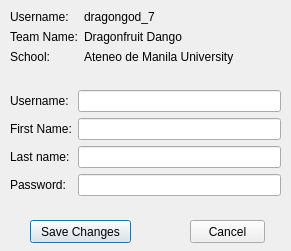
<?xml version="1.0" encoding="UTF-8"?>
<ui version="4.0">
 <class>user_edit_wnd</class>
 <widget class="QDialog" name="user_edit_wnd">
  <property name="geometry">
   <rect>
    <x>0</x>
    <y>0</y>
    <width>291</width>
    <height>251</height>
   </rect>
  </property>
  <property name="windowTitle">
   <string>Dialog</string>
  </property>
  <widget class="QWidget" name="formLayoutWidget_2">
   <property name="geometry">
    <rect>
     <x>10</x>
     <y>90</y>
     <width>271</width>
     <height>121</height>
    </rect>
   </property>
   <layout class="QFormLayout" name="formLayout_2">
    <property name="fieldGrowthPolicy">
     <enum>QFormLayout::AllNonFixedFieldsGrow</enum>
    </property>
    <item row="3" column="0">
     <widget class="QLabel" name="label_4">
      <property name="text">
       <string>First Name:</string>
      </property>
     </widget>
    </item>
    <item row="3" column="1">
     <widget class="QLineEdit" name="firstname_txt"/>
    </item>
    <item row="4" column="0">
     <widget class="QLabel" name="label_5">
      <property name="text">
       <string>Last name:</string>
      </property>
     </widget>
    </item>
    <item row="4" column="1">
     <widget class="QLineEdit" name="lastname_txt"/>
    </item>
    <item row="5" column="0">
     <widget class="QLabel" name="label_7">
      <property name="text">
       <string>Password:</string>
      </property>
     </widget>
    </item>
    <item row="5" column="1">
     <widget class="QLineEdit" name="password_txt"/>
    </item>
    <item row="2" column="0">
     <widget class="QLabel" name="label">
      <property name="text">
       <string>Username:</string>
      </property>
     </widget>
    </item>
    <item row="2" column="1">
     <widget class="QLineEdit" name="username_txt"/>
    </item>
   </layout>
  </widget>
  <widget class="QWidget" name="formLayoutWidget">
   <property name="geometry">
    <rect>
     <x>10</x>
     <y>10</y>
     <width>271</width>
     <height>62</height>
    </rect>
   </property>
   <layout class="QFormLayout" name="formLayout">
    <property name="fieldGrowthPolicy">
     <enum>QFormLayout::AllNonFixedFieldsGrow</enum>
    </property>
    <item row="1" column="0">
     <widget class="QLabel" name="label_3">
      <property name="text">
       <string>Username:</string>
      </property>
     </widget>
    </item>
    <item row="2" column="0">
     <widget class="QLabel" name="teamnamelabel">
      <property name="text">
       <string>Team Name:</string>
      </property>
     </widget>
    </item>
    <item row="2" column="1">
     <widget class="QLabel" name="lbl_userteam">
      <property name="text">
       <string>Dragonfruit Dango</string>
      </property>
     </widget>
    </item>
    <item row="3" column="0">
     <widget class="QLabel" name="teamschoollabel">
      <property name="text">
       <string>School:</string>
      </property>
     </widget>
    </item>
    <item row="3" column="1">
     <widget class="QLabel" name="lbl_userschool">
      <property name="text">
       <string>Ateneo de Manila University</string>
      </property>
     </widget>
    </item>
    <item row="1" column="1">
     <widget class="QLabel" name="lbl_username">
      <property name="text">
       <string>dragongod_7</string>
      </property>
     </widget>
    </item>
   </layout>
  </widget>
  <widget class="QPushButton" name="save_userchange_btn">
   <property name="geometry">
    <rect>
     <x>30</x>
     <y>220</y>
     <width>101</width>
     <height>23</height>
    </rect>
   </property>
   <property name="text">
    <string>Save Changes</string>
   </property>
  </widget>
  <widget class="QPushButton" name="backtouser_btn">
   <property name="geometry">
    <rect>
     <x>190</x>
     <y>220</y>
     <width>75</width>
     <height>23</height>
    </rect>
   </property>
   <property name="text">
    <string>Cancel</string>
   </property>
  </widget>
 </widget>
 <resources/>
 <connections/>
</ui>
